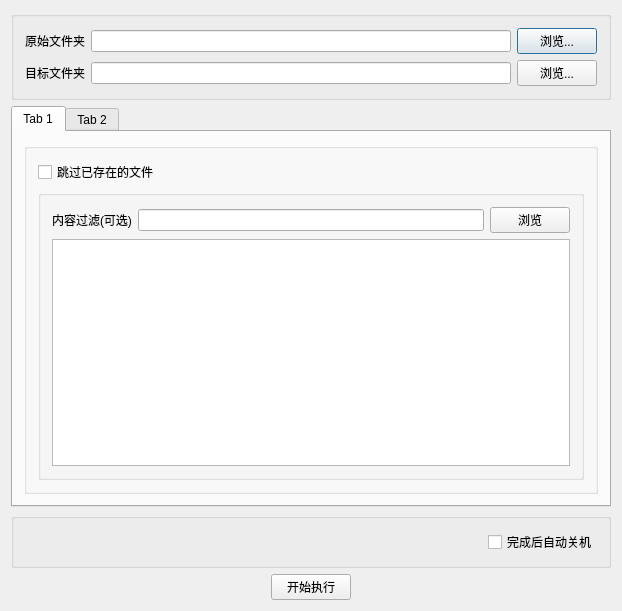
<?xml version="1.0" encoding="UTF-8"?>
<ui version="4.0">
 <class>Dialog</class>
 <widget class="QDialog" name="Dialog">
  <property name="geometry">
   <rect>
    <x>0</x>
    <y>0</y>
    <width>622</width>
    <height>611</height>
   </rect>
  </property>
  <property name="minimumSize">
   <size>
    <width>0</width>
    <height>0</height>
   </size>
  </property>
  <property name="windowTitle">
   <string>X-FileManager</string>
  </property>
  <layout class="QVBoxLayout" name="verticalLayout_4">
   <item>
    <widget class="QGroupBox" name="groupBox">
     <property name="minimumSize">
      <size>
       <width>0</width>
       <height>0</height>
      </size>
     </property>
     <property name="title">
      <string/>
     </property>
     <layout class="QVBoxLayout" name="verticalLayout_2">
      <item>
       <layout class="QHBoxLayout" name="horizontalLayout">
        <item>
         <widget class="QLabel" name="label">
          <property name="text">
           <string>原始文件夹</string>
          </property>
         </widget>
        </item>
        <item>
         <widget class="QLineEdit" name="lineEdit">
          <property name="minimumSize">
           <size>
            <width>300</width>
            <height>0</height>
           </size>
          </property>
         </widget>
        </item>
        <item>
         <widget class="QPushButton" name="pushButton">
          <property name="text">
           <string>浏览...</string>
          </property>
         </widget>
        </item>
       </layout>
      </item>
      <item>
       <layout class="QHBoxLayout" name="horizontalLayout_2">
        <item>
         <widget class="QLabel" name="label_2">
          <property name="text">
           <string>目标文件夹</string>
          </property>
         </widget>
        </item>
        <item>
         <widget class="QLineEdit" name="lineEdit_2"/>
        </item>
        <item>
         <widget class="QPushButton" name="pushButton_2">
          <property name="text">
           <string>浏览...</string>
          </property>
         </widget>
        </item>
       </layout>
      </item>
     </layout>
    </widget>
   </item>
   <item>
    <widget class="QTabWidget" name="tabWidget">
     <property name="currentIndex">
      <number>0</number>
     </property>
     <widget class="QWidget" name="tab">
      <attribute name="title">
       <string>Tab 1</string>
      </attribute>
      <layout class="QVBoxLayout" name="verticalLayout_8">
       <item>
        <widget class="QGroupBox" name="groupBox_5">
         <property name="title">
          <string/>
         </property>
         <layout class="QVBoxLayout" name="verticalLayout_5">
          <item>
           <layout class="QHBoxLayout" name="horizontalLayout_8">
            <item>
             <widget class="QCheckBox" name="checkBox">
              <property name="text">
               <string>跳过已存在的文件</string>
              </property>
             </widget>
            </item>
            <item>
             <spacer name="horizontalSpacer_5">
              <property name="orientation">
               <enum>Qt::Horizontal</enum>
              </property>
              <property name="sizeHint" stdset="0">
               <size>
                <width>40</width>
                <height>20</height>
               </size>
              </property>
             </spacer>
            </item>
           </layout>
          </item>
          <item>
           <widget class="QGroupBox" name="groupBox_2">
            <property name="title">
             <string/>
            </property>
            <layout class="QVBoxLayout" name="verticalLayout_3">
             <item>
              <layout class="QHBoxLayout" name="horizontalLayout_3">
               <item>
                <widget class="QLabel" name="label_3">
                 <property name="text">
                  <string>内容过滤(可选)</string>
                 </property>
                </widget>
               </item>
               <item>
                <widget class="QLineEdit" name="lineEdit_3"/>
               </item>
               <item>
                <widget class="QPushButton" name="pushButton_4">
                 <property name="text">
                  <string>浏览</string>
                 </property>
                </widget>
               </item>
              </layout>
             </item>
             <item>
              <widget class="QListWidget" name="listWidget"/>
             </item>
            </layout>
           </widget>
          </item>
         </layout>
        </widget>
       </item>
      </layout>
     </widget>
     <widget class="QWidget" name="tab_2">
      <attribute name="title">
       <string>Tab 2</string>
      </attribute>
      <layout class="QVBoxLayout" name="verticalLayout_7">
       <item>
        <widget class="QGroupBox" name="groupBox_4">
         <property name="title">
          <string/>
         </property>
         <layout class="QVBoxLayout" name="verticalLayout_6">
          <item>
           <layout class="QHBoxLayout" name="horizontalLayout_10">
            <item>
             <widget class="QCheckBox" name="checkBox_2">
              <property name="text">
               <string>对应多个文件不替换</string>
              </property>
             </widget>
            </item>
            <item>
             <spacer name="horizontalSpacer_7">
              <property name="orientation">
               <enum>Qt::Horizontal</enum>
              </property>
              <property name="sizeHint" stdset="0">
               <size>
                <width>40</width>
                <height>20</height>
               </size>
              </property>
             </spacer>
            </item>
           </layout>
          </item>
          <item>
           <spacer name="verticalSpacer">
            <property name="orientation">
             <enum>Qt::Vertical</enum>
            </property>
            <property name="sizeHint" stdset="0">
             <size>
              <width>20</width>
              <height>229</height>
             </size>
            </property>
           </spacer>
          </item>
         </layout>
        </widget>
       </item>
      </layout>
     </widget>
    </widget>
   </item>
   <item>
    <widget class="QGroupBox" name="groupBox_3">
     <property name="title">
      <string/>
     </property>
     <layout class="QVBoxLayout" name="verticalLayout">
      <item>
       <layout class="QHBoxLayout" name="horizontalLayout_9">
        <item>
         <spacer name="horizontalSpacer_6">
          <property name="orientation">
           <enum>Qt::Horizontal</enum>
          </property>
          <property name="sizeHint" stdset="0">
           <size>
            <width>40</width>
            <height>20</height>
           </size>
          </property>
         </spacer>
        </item>
        <item>
         <widget class="QCheckBox" name="checkBox_3">
          <property name="text">
           <string>完成后自动关机</string>
          </property>
         </widget>
        </item>
       </layout>
      </item>
     </layout>
    </widget>
   </item>
   <item>
    <layout class="QHBoxLayout" name="horizontalLayout_4">
     <item>
      <spacer name="horizontalSpacer">
       <property name="orientation">
        <enum>Qt::Horizontal</enum>
       </property>
       <property name="sizeHint" stdset="0">
        <size>
         <width>40</width>
         <height>20</height>
        </size>
       </property>
      </spacer>
     </item>
     <item>
      <widget class="QPushButton" name="pushButton_3">
       <property name="maximumSize">
        <size>
         <width>100</width>
         <height>16777215</height>
        </size>
       </property>
       <property name="text">
        <string>开始执行</string>
       </property>
      </widget>
     </item>
     <item>
      <spacer name="horizontalSpacer_2">
       <property name="orientation">
        <enum>Qt::Horizontal</enum>
       </property>
       <property name="sizeHint" stdset="0">
        <size>
         <width>40</width>
         <height>20</height>
        </size>
       </property>
      </spacer>
     </item>
    </layout>
   </item>
  </layout>
 </widget>
 <layoutdefault spacing="6" margin="11"/>
 <resources/>
 <connections/>
</ui>
